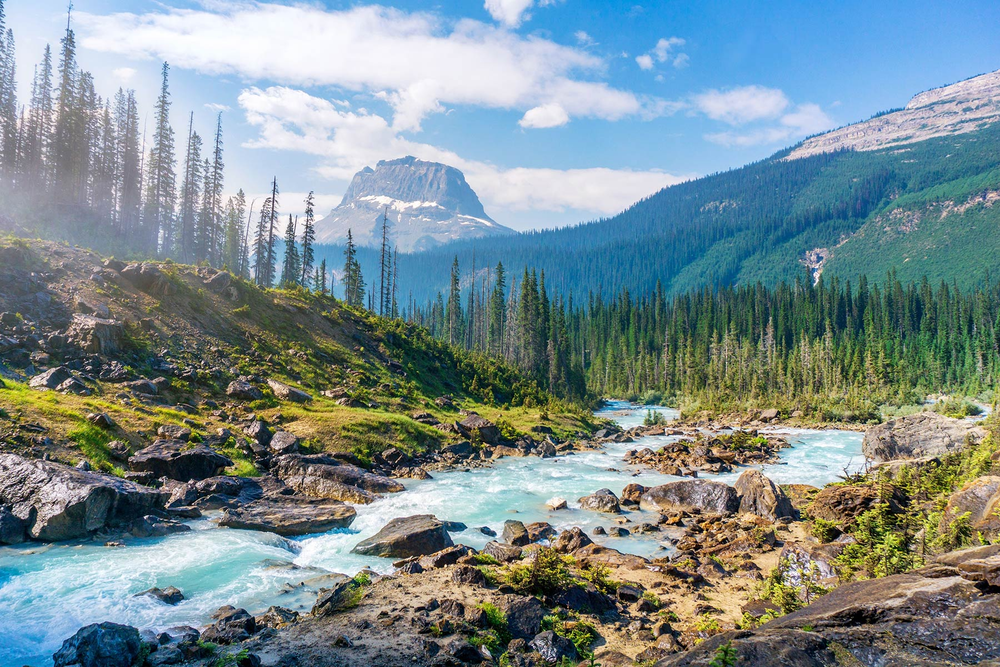
#> input picture nature.png, 1000 x 667 px, shrunk from 1800 x 1200 before the run, found by its file name
$ jupyter execute histogram-checkpoint.ipynb
#> lines starting #> are read from the running program, lines starting #| are printed output that depends on the picture
[cell 1]
#histogram

[cell 2]
import numpy as np
import matplotlib.pyplot as plt
from PIL import Image

def calculate_histogram(image):
    # Initialize histogram with zeros
    histogram = [0] * 256

    # Iterate over each pixel in the image
    for row in image:
        for pixel in row:
            # Increment the corresponding histogram bin
            intensity = pixel
            intensity = int(intensity)
            histogram[intensity] += 1

    return histogram

def plot_histogram(histogram):

    plt.figure(figsize=(15, 5))
    # Plot histogram
    plt.subplot(1, 2, 1)
    plt.plot(histogram, color='green')
    plt.xlabel('Pixel Intensity')
    plt.ylabel('Frequency')
    plt.title('Histogram of Grayscale Image')

    plt.subplot(1, 2, 2)
    plt.bar(np.arange(len(histogram)), histogram)
    plt.xlabel('Pixel Intensity')
    plt.ylabel('Frequency')
    plt.title('Histogram of Grayscale Image')

    plt.show()


image = Image.open('Images/nature.png').convert('L')
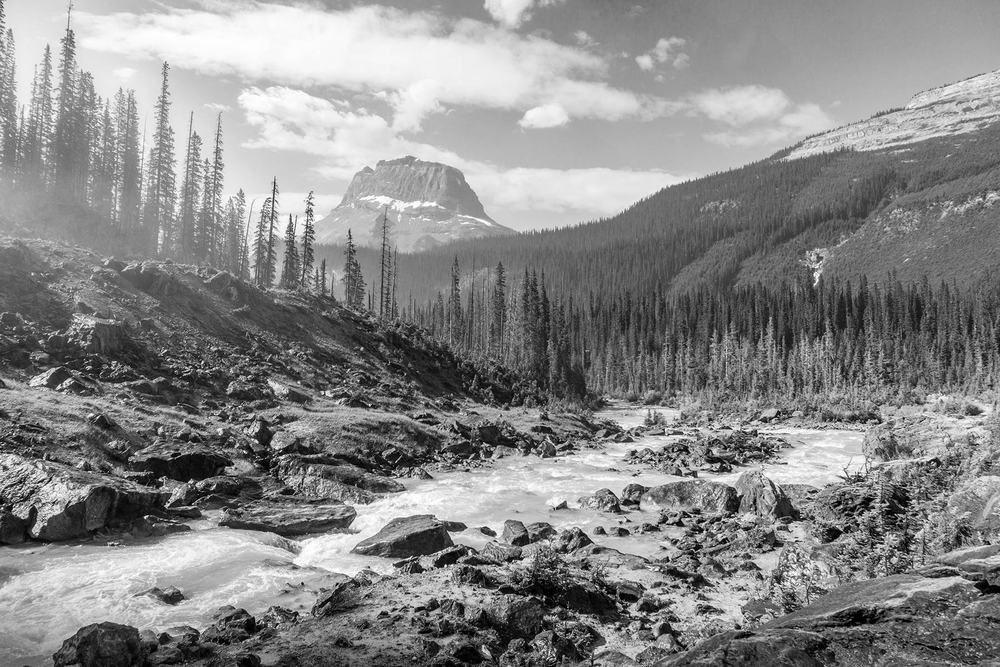
#> image: PIL image 1000x667 L; min 0, max 255, mean 136.5
image_array = np.array(image)

# Compute histogram
histogram = calculate_histogram(image_array)
#> after the loop in calculate_histogram, `for row in image:`: histogram = 256 values, max 4027 at index 149, min 108 at index 255, mean 2605.5

# Plot histogram
plot_histogram(histogram)
#> in plot_histogram, `plt.show()`:
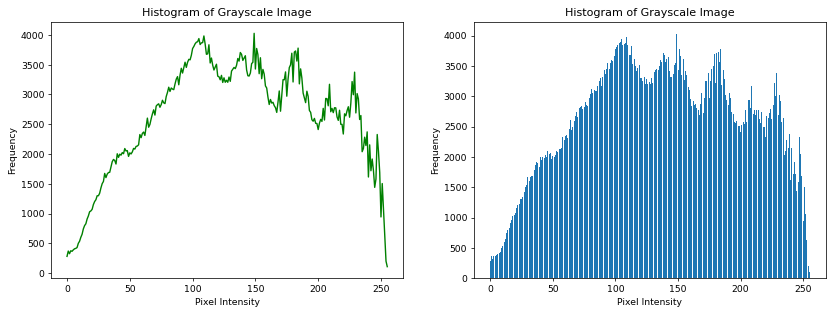
#> figure drawn by matplotlib, 2 panels; panel 1: curve peaks at x = 149, y = 4027; panel 2: tallest bar 4027 high, from x = 148.6 to 149.4

[cell 3]
#histogram equalization

[cell 4]
import numpy as np
import matplotlib.pyplot as plt
from PIL import Image

def calculate_histogram(image):
    # Initialize histogram with zeros
    histogram = [0] * 256

    # Iterate over each pixel in the image
    for row in image:
        for pixel in row:
            # Increment the corresponding histogram bin
            intensity = pixel
            intensity = int(intensity)
            histogram[intensity] += 1

    return histogram

def histogram_equalization(image_array):
    flat_img = image_array.flatten()
    hist = [0] * 256
    for Value in flat_img:
        hist[Value] += 1
#> this loop made 667000 passes
#> Value on passes 1 to 3: 102, 129, 154
#> after the loop, hist has the same summary as histogram in calculate_histogram
    cdf = [0] * 256
    cdf[0] = hist[0]
    for i in range(1, len(hist)):
        cdf[i] += (cdf[i - 1] + hist[i])
#> after the loop, cdf = 256 values from 281 to 667000

    cdf_scaled = []
    cdf_min = min(cdf)
#> cdf_min = 281
    for value in cdf:
        cdf_scaled.append(round((value - cdf_min) / (image_array.size - cdf_min) * 255))
#> this loop made 256 passes
#> value on passes 1 to 3: 281, 651, 977
#> after the loop, cdf_scaled = 256 values from 0 to 255

    equalized_image = []
    for pixel in flat_img:
        equalized_image.append(cdf_scaled[pixel])
#> this loop made 667000 passes
#> after the loop, equalized_image = 667000 items
    equalized_image = np.reshape(equalized_image, image_array.shape)
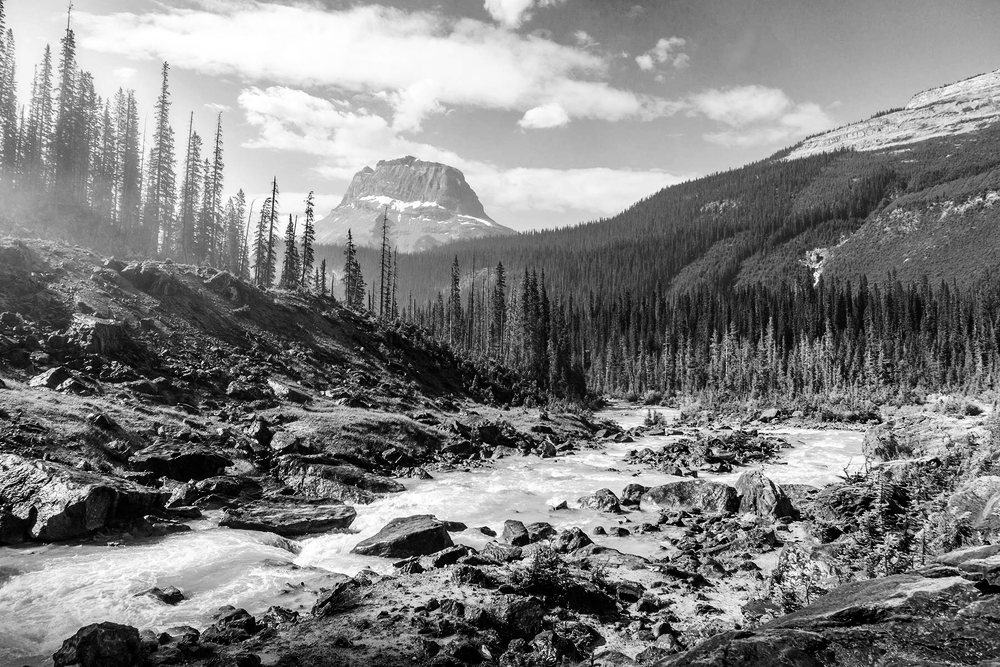
#> equalized_image: shape (667, 1000) int64; min 0, max 255, mean 128
    return equalized_image.astype(np.uint8)

image = Image.open('Images/nature.png').convert('L')
image_array = np.array(image)

equalized_image = histogram_equalization(image_array)

histogram = calculate_histogram(image_array)
equalized_historgam = calculate_histogram(equalized_image)
#> equalized_historgam = 256 values, max 5114 at index 204, min 0 at index 53, mean 2605.5

plt.figure(figsize=(10, 5))

plt.subplot(2, 2, 1)
plt.imshow(image_array, cmap='gray')
plt.title('Original Image')
plt.axis('off')

plt.subplot(2, 2, 2)
plt.bar(np.arange(len(histogram)), histogram)
plt.ylabel('Frequency')

plt.subplot(2,2,3)
plt.imshow(equalized_image, cmap='gray')
plt.title('Equalized Image')
plt.axis('off')

plt.subplot(2, 2, 4)
plt.bar(np.arange(len(equalized_historgam)), equalized_historgam)
plt.xlabel('Pixel Intensity')
plt.ylabel('Frequency')

plt.show()
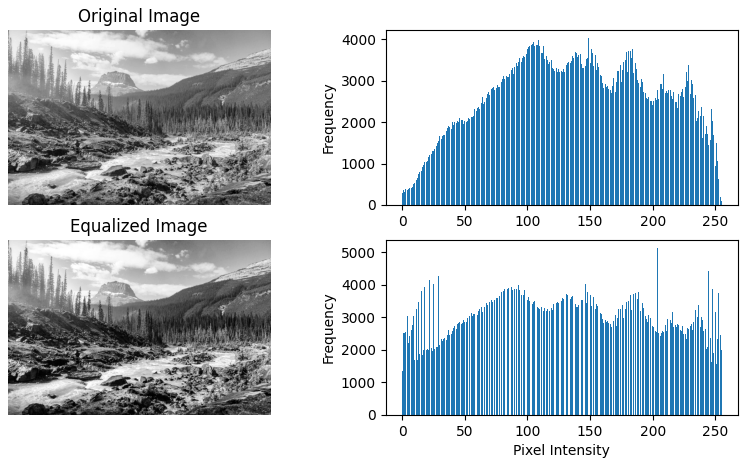
#> figure drawn by matplotlib, 4 panels; panel 2: tallest bar 4027 high, from x = 148.6 to 149.4; panel 4: tallest bar 5114 high, from x = 203.6 to 204.4

# python histogram_equ.py

$ run again, with himel.JPG saved as nature.png
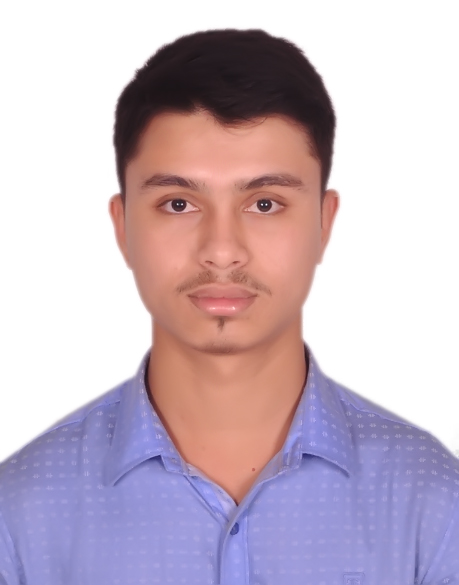
#> input picture himel.JPG, 459 x 585 px, found by its file name
#> after the loop in calculate_histogram, `for row in image:`: histogram = 256 values, max 112507 at index 255, min 0 at index 0, mean 1048.9
#> after the loop in histogram_equalization, `for Value in flat_img:`: hist has the same summary as histogram in calculate_histogram
#> after the loop in histogram_equalization, `for i in range(1, len(hist)):`: cdf = 256 values from 0 to 268515
#> cdf_min = 0
#> the loop in histogram_equalization, `for value in cdf:` made 256 passes
#> value on passes 2 to 4: 0, 0, 0
#> after the loop in histogram_equalization, `for value in cdf:`: cdf_scaled = 256 values from 0 to 255
#> after the loop in histogram_equalization, `for pixel in flat_img:`: equalized_image = 268515 items
#> in histogram_equalization, `equalized_image = np.reshape(equalized_image, image_array.shape)`:
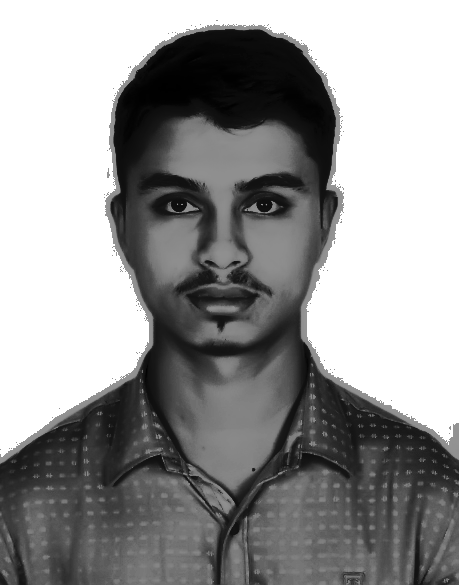
#> equalized_image: shape (585, 459) int64; min 0, max 255, mean 150.5
#> equalized_historgam = 256 values, max 112507 at index 255, min 0 at index 8, mean 1048.9
#> `plt.show()`:
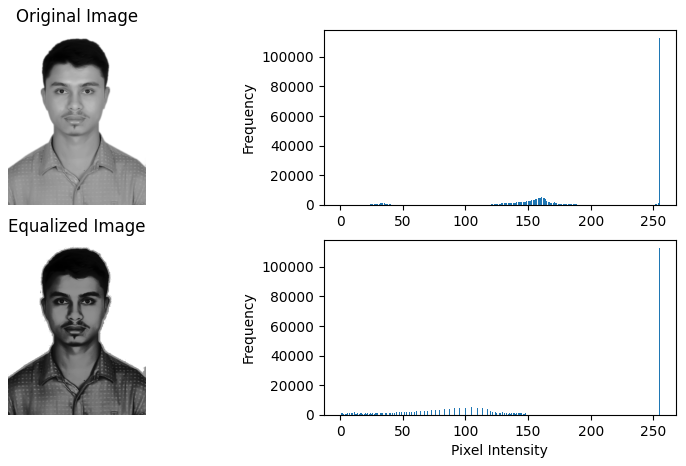
#> figure drawn by matplotlib, 4 panels; panel 2: tallest bar 112507 high, from x = 254.6 to 255.4; panel 4: tallest bar 112507 high, from x = 254.6 to 255.4
